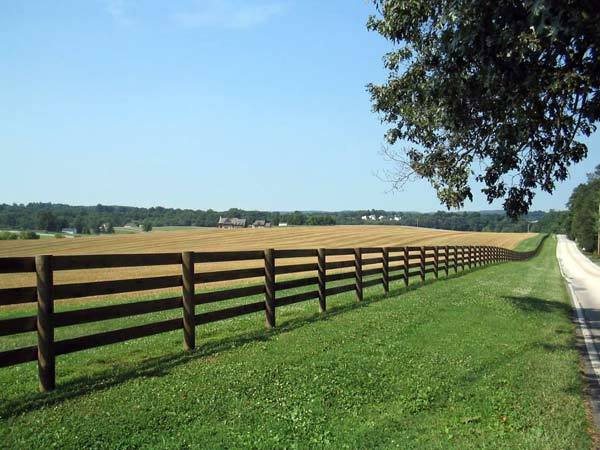
//> input picture IsoData/recinto.jpg, 600 x 450 px
$ ./main recinto.jpg   (built with g++ and OpenCV 4)
//> lines starting //> are read from the running program, lines starting //| are printed output that depends on the picture
//> further down, image is the input picture: 450 rows x 600 cols, CV_8UC3; mean B, G, R 120.8, 135.7, 112.5
#include <stdio.h>
#include <iostream>
#include <vector>
#include <numeric>
#include <opencv2/opencv.hpp>

using namespace std;
using namespace cv;

#define K 5                 //indentifica il numero di cluster iniziali
#define VAR_THRESHOLD 500   //se aumenta, diminuiscono il numero di cluster (aumentiamo l'eterogeneità)
#define SIZE_THRESHOLD 10   //se aumenta, ammettiamo più cluster nel processo di fusione
#define SUB_CLUSTERS 3      //nella fase di splitting dividiamo il cluster in 3

class Pixel{
    public:
        Point coords;
        Vec3b color;

    Pixel(){}

    Pixel(Point p, Vec3b color){
        this->coords = p;
        this->color = color;
    }
};


class Cluster
{
    public:
        Vec3b mean;
        vector<Pixel> pixels;

    Cluster(Pixel pixel):mean(pixel.color){}

    inline void addPixel(Pixel pixel){pixels.push_back(pixel);}

    void calculateMean()
    {
        Vec3f mean;
        for(auto pixel: pixels)
        {
            mean[0]+=pixel.color[0];
            mean[1]+=pixel.color[1];
            mean[2]+=pixel.color[2];
        }
        mean[0] = mean[0]/pixels.size();
        mean[1] = mean[1]/pixels.size();
        mean[2] = mean[2]/pixels.size();

        this->mean = mean;
    }

    //Calcolo e restituisco la varianza per ogni cluster
    float getVar(){
        Vec3f variance;
        for(int i=0; i<pixels.size(); i++){
            //accumulo la varianza di tutti i pixel per ogni canale
            variance[0] += pow( pixels.at(i).color[0]-this->mean[0], 2);
            variance[1] += pow( pixels.at(i).color[1]-this->mean[1], 2);
            variance[2] += pow( pixels.at(i).color[2]-this->mean[2], 2);
        }
        variance[0] = variance[0] / pixels.size();
        variance[1] = variance[1] / pixels.size();
        variance[2] = variance[2] / pixels.size();
        return ((variance[0]+variance[1]+variance[2])/3);
    }

    inline int getSize(){return this->pixels.size();}

    inline void color(Mat &image){
        for(auto pixel: this->pixels){
            Point &coords = pixel.coords;
            image.at<Vec3b>(coords) = this->mean;
        }
    }
    //calcolo la distanza euclidea tra due punti nei tre canali RGB
    inline static float euclideanDistance(Vec3b p1, Vec3b p2){
        return cv::norm(p1,p2);
    }


};

Mat image;
vector<Pixel> pixels;
vector<Cluster> clusters;


void populateClusters(vector<Cluster>& inoutClusters, const vector<Pixel> dataSet){
    float distance, minDistance;
    int iMinDist;
    for(int i=0; i<inoutClusters.size(); i++)
        inoutClusters.at(i).pixels.clear();
    //calcola la distanza euclidea di ogni pixel dai centroidi di cluster e assegna il pixel al cluster più vicino
    for(int i=0; i<dataSet.size(); i++){
        minDistance = FLT_MAX;
        for(int j=0; j<inoutClusters.size(); j++){
            distance = Cluster::euclideanDistance(inoutClusters.at(j).mean, dataSet.at(i).color);
            if(distance < minDistance){
                iMinDist = j;
                minDistance = distance;
            }
        }
        //aggiungi il pixel al cluster più vicino
        inoutClusters.at(iMinDist).addPixel(dataSet.at(i));
    }
    for(int i=0; i<inoutClusters.size(); i++)
        inoutClusters.at(i).calculateMean();
}

void init(){
    int N = image.rows;
//> N = 450
    int M = image.cols;
//> M = 600
    //inserisci tutti pixel in un vettore
    for(int i=0; i<N; i++)
        for(int j=0; j<M; j++)
            pixels.push_back(Pixel(Point(j,i), image.at<Vec3b>(i, j)));
//> after the loop, pixels = 270000 items
    //Inserisci K pixel equidistribuiti lungo il vettore N*M
    for(int k=0; k<K; k++)
        clusters.push_back(Cluster(Pixel(pixels.at(k*((N-1)*(M-1)/K)))));
    //Fase di riempimento dei clusters
    populateClusters(clusters, pixels);
//> the loop in populateClusters, `for(int i=0; i<inoutClusters.size(); i++)` made 5 passes
//> the loop in populateClusters, `for(int i=0; i<dataSet.size(); i++)` made 270000 passes
//> (distance, minDistance) on passes 1 to 3: (215.3, 0), (215.3, 0), (215.3, 0)
//> after the loop in populateClusters, `for(int i=0; i<dataSet.size(); i++)`: minDistance = 52.01; iMinDist = 4
//> the loop in populateClusters, `for(int i=0; i<inoutClusters.size(); i++)` made 5 passes
//> this->mean in calculateMean on passes 1 to 5: [224, 198, 159], [33, 48, 39], [241, 221, 184], [222, 243, 245], [71, 127, 107]
}


void splitCluster(vector<int>& indCluster){
    vector<Pixel> tempPixels;
    vector<Cluster> tempClusters;
    vector<Pixel> dataSet;
    sort(indCluster.begin(), indCluster.end(), [](int l, int r ) {return l>r;} );
    //prendo gli indici di ogni cluster da dividere
    for(int i=0; i<indCluster.size(); i++){
        int index = indCluster.at(i);
        tempPixels = clusters.at(index).pixels;
        dataSet.insert(dataSet.end(), tempPixels.begin(), tempPixels.end());
        clusters.erase(clusters.begin()+index);
        //scorro il vettore per prendere dei pixel da dare ai nuovi cluster
        for(int i=0; i<SUB_CLUSTERS; i++){
            //scelgo tre pixel di partenza per tre nuovi cluster prendendoli dal cluster che dobbiamo dividere
            Pixel& centroids = tempPixels.at(i*tempPixels.size()/SUB_CLUSTERS);
            //salvo i nuovi cluster con i pixel scelti
            tempClusters.push_back(centroids);
        }
    }
    //popoliamo i clusters divisi
    populateClusters(tempClusters, dataSet);
    clusters.insert(clusters.end(), tempClusters.begin(), tempClusters.end());
    indCluster.clear();
}

void mergeCluster(vector<int>& indCluster){
    int n = indCluster.size();
    //ordiniamo gli indici in senso decrescente per evitare cancellazioni fuori range dal vettore clusters
    sort(indCluster.begin(), indCluster.end(), [](int l, int r ) {return l>r;} );
    //se i cluster sono dispari (es. n=5) allora fai il merge dei primi n-1 cluster (n-1=4), mentre l'n-simo lo si lascia nei cluster
    if(n%2 != 0)
        n--;
    for(int i=0; i<n; i+=2){
        vector<Pixel> &curr = clusters.at(indCluster.at(i)).pixels;
        vector<Pixel> &next = clusters.at(indCluster.at(i+1)).pixels;
        next.insert(next.end(), curr.begin(), curr.end());
        clusters.erase(clusters.begin()+indCluster.at(i));
    }
    indCluster.clear();
}


void isodata(){
    //1. inizializza k clusters di partenza
    init();
    bool converge;
    vector<int> indCluster;
    do{
        converge = false;
        for(int i=0; i<clusters.size(); i++){
            float var = clusters.at(i).getVar();
            if(var > VAR_THRESHOLD){
                converge = true;
                //accumulo in un vettore tutti i cluster con varianza troppo grande
                indCluster.push_back(i);
            }
        }
        //2. Divido i cluster con varianza eccessiva in cluster più piccoli
        splitCluster(indCluster);

        //3. Prendi i cluster più piccoli ed uniscili
        for(int i=0; i<clusters.size(); i++){
            if(clusters.at(i).getSize() < SIZE_THRESHOLD){
                converge = true;
                indCluster.push_back(i);
            }
        }
        mergeCluster(indCluster);
        for(int i=0; i<clusters.size(); i++)
            clusters.at(i).calculateMean();
    }while(converge);
//> this loop made 2 passes
//> converge on passes 1 to 2: true, false
//> after the loop, converge = false

    for(auto c: clusters)
        c.color(image);
//> this loop made 11 passes
//> pass 1, in isodata, `c.color(image);`:
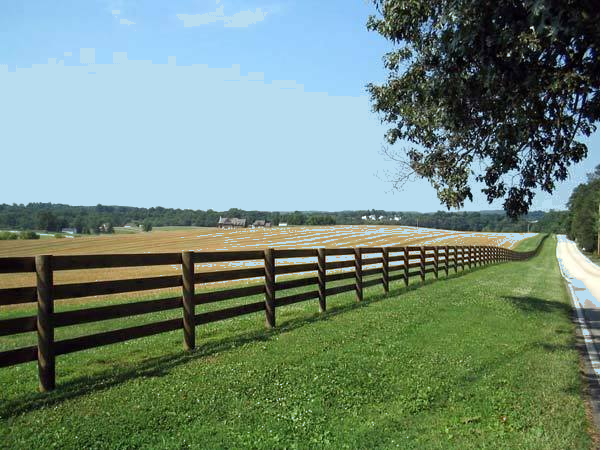
//> image: 450 rows x 600 cols, CV_8UC3; mean B, G, R 120.8, 135.6, 112.5
//> pass 3, in isodata, `c.color(image);`:
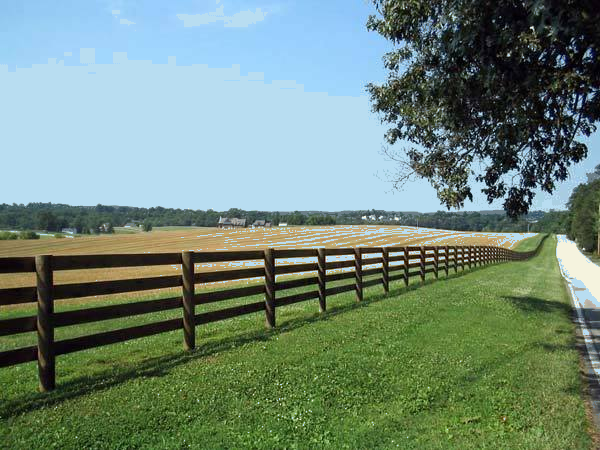
//> image: 450 rows x 600 cols, CV_8UC3; mean B, G, R 120.8, 135.6, 112.5
//> after the loop:
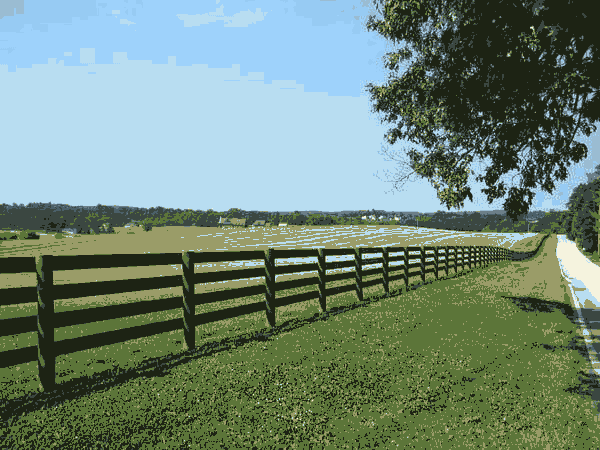
//> image: 450 rows x 600 cols, CV_8UC3; mean B, G, R 120.7, 135.5, 112.5

    namedWindow("result", WINDOW_AUTOSIZE);
    imshow("result", image);
    waitKey(0);
    imwrite("clusterized.png", image);
}

int main(int argc, char** argv ){
    if(argc!=2){
        cerr<<"--- ERROR --- Required: <fileName> <image.ext>"<<endl;
        exit(EXIT_FAILURE);
    }
    const char* fileName = argv[1];
    image = imread(fileName, IMREAD_COLOR);//immagine presa in input
    if (image.empty()){
        cerr<<"--- ERROR --- No data found"<<endl;
        exit(EXIT_FAILURE);
    }
    isodata();
    return 0;
}
